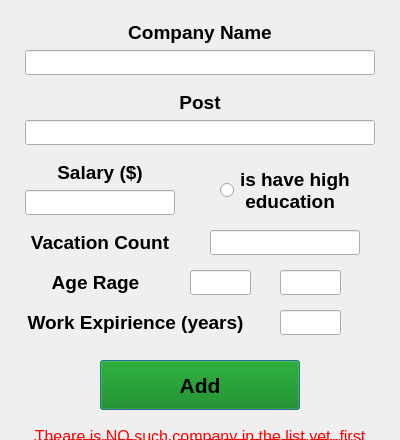
<?xml version="1.0" encoding="UTF-8"?>
<ui version="4.0">
 <class>DialogJobOpenings</class>
 <widget class="QDialog" name="DialogJobOpenings">
  <property name="geometry">
   <rect>
    <x>0</x>
    <y>0</y>
    <width>400</width>
    <height>440</height>
   </rect>
  </property>
  <property name="windowTitle">
   <string>Edit Job Openers</string>
  </property>
  <widget class="QLineEdit" name="EditCompanyName">
   <property name="geometry">
    <rect>
     <x>25</x>
     <y>50</y>
     <width>350</width>
     <height>25</height>
    </rect>
   </property>
  </widget>
  <widget class="QLabel" name="label">
   <property name="geometry">
    <rect>
     <x>110</x>
     <y>20</y>
     <width>180</width>
     <height>25</height>
    </rect>
   </property>
   <property name="font">
    <font>
     <pointsize>14</pointsize>
     <bold>true</bold>
    </font>
   </property>
   <property name="text">
    <string>Company Name</string>
   </property>
   <property name="alignment">
    <set>Qt::AlignCenter</set>
   </property>
  </widget>
  <widget class="QRadioButton" name="isHaveHighEducation">
   <property name="geometry">
    <rect>
     <x>220</x>
     <y>160</y>
     <width>191</width>
     <height>61</height>
    </rect>
   </property>
   <property name="font">
    <font>
     <pointsize>14</pointsize>
     <bold>true</bold>
    </font>
   </property>
   <property name="text">
    <string>is have high
 education</string>
   </property>
  </widget>
  <widget class="QLabel" name="label_5">
   <property name="geometry">
    <rect>
     <x>20</x>
     <y>270</y>
     <width>151</width>
     <height>25</height>
    </rect>
   </property>
   <property name="font">
    <font>
     <pointsize>14</pointsize>
     <bold>true</bold>
    </font>
   </property>
   <property name="text">
    <string>Age Rage</string>
   </property>
   <property name="alignment">
    <set>Qt::AlignCenter</set>
   </property>
  </widget>
  <widget class="QLabel" name="label_6">
   <property name="geometry">
    <rect>
     <x>10</x>
     <y>310</y>
     <width>251</width>
     <height>25</height>
    </rect>
   </property>
   <property name="font">
    <font>
     <pointsize>14</pointsize>
     <bold>true</bold>
    </font>
   </property>
   <property name="text">
    <string>Work Expirience (years)</string>
   </property>
   <property name="alignment">
    <set>Qt::AlignCenter</set>
   </property>
  </widget>
  <widget class="QPushButton" name="pushButton">
   <property name="geometry">
    <rect>
     <x>100</x>
     <y>360</y>
     <width>200</width>
     <height>50</height>
    </rect>
   </property>
   <property name="font">
    <font>
     <pointsize>16</pointsize>
     <bold>true</bold>
    </font>
   </property>
   <property name="styleSheet">
    <string notr="true">background-color: green</string>
   </property>
   <property name="text">
    <string>Add</string>
   </property>
  </widget>
  <widget class="QLabel" name="label_7">
   <property name="geometry">
    <rect>
     <x>110</x>
     <y>90</y>
     <width>180</width>
     <height>25</height>
    </rect>
   </property>
   <property name="font">
    <font>
     <pointsize>14</pointsize>
     <bold>true</bold>
    </font>
   </property>
   <property name="text">
    <string>Post</string>
   </property>
   <property name="alignment">
    <set>Qt::AlignCenter</set>
   </property>
  </widget>
  <widget class="QLineEdit" name="EditPost">
   <property name="geometry">
    <rect>
     <x>25</x>
     <y>120</y>
     <width>350</width>
     <height>25</height>
    </rect>
   </property>
  </widget>
  <widget class="QLabel" name="label_8">
   <property name="geometry">
    <rect>
     <x>10</x>
     <y>160</y>
     <width>180</width>
     <height>25</height>
    </rect>
   </property>
   <property name="font">
    <font>
     <pointsize>14</pointsize>
     <bold>true</bold>
    </font>
   </property>
   <property name="text">
    <string>Salary ($)</string>
   </property>
   <property name="alignment">
    <set>Qt::AlignCenter</set>
   </property>
  </widget>
  <widget class="QLineEdit" name="EditSalary">
   <property name="geometry">
    <rect>
     <x>25</x>
     <y>190</y>
     <width>150</width>
     <height>25</height>
    </rect>
   </property>
  </widget>
  <widget class="QLabel" name="label_9">
   <property name="geometry">
    <rect>
     <x>10</x>
     <y>230</y>
     <width>180</width>
     <height>25</height>
    </rect>
   </property>
   <property name="font">
    <font>
     <pointsize>14</pointsize>
     <bold>true</bold>
    </font>
   </property>
   <property name="text">
    <string>Vacation Count</string>
   </property>
   <property name="alignment">
    <set>Qt::AlignCenter</set>
   </property>
  </widget>
  <widget class="QLineEdit" name="EditVacationCount">
   <property name="geometry">
    <rect>
     <x>210</x>
     <y>230</y>
     <width>150</width>
     <height>25</height>
    </rect>
   </property>
  </widget>
  <widget class="QLineEdit" name="EditAdgeMin">
   <property name="geometry">
    <rect>
     <x>190</x>
     <y>270</y>
     <width>61</width>
     <height>25</height>
    </rect>
   </property>
  </widget>
  <widget class="QLineEdit" name="EditAdgeMax">
   <property name="geometry">
    <rect>
     <x>280</x>
     <y>270</y>
     <width>61</width>
     <height>25</height>
    </rect>
   </property>
  </widget>
  <widget class="QLineEdit" name="EditWorkExpirience">
   <property name="geometry">
    <rect>
     <x>280</x>
     <y>310</y>
     <width>61</width>
     <height>25</height>
    </rect>
   </property>
  </widget>
  <widget class="QLabel" name="Error_NoCompanyName">
   <property name="geometry">
    <rect>
     <x>20</x>
     <y>425</y>
     <width>360</width>
     <height>40</height>
    </rect>
   </property>
   <property name="font">
    <font>
     <pointsize>12</pointsize>
    </font>
   </property>
   <property name="styleSheet">
    <string notr="true">color: red</string>
   </property>
   <property name="text">
    <string>Theare is NO such company in the list yet, first
add this company.</string>
   </property>
   <property name="alignment">
    <set>Qt::AlignCenter</set>
   </property>
  </widget>
  <widget class="QLabel" name="Error_IncorrectSalary">
   <property name="geometry">
    <rect>
     <x>20</x>
     <y>425</y>
     <width>360</width>
     <height>40</height>
    </rect>
   </property>
   <property name="font">
    <font>
     <pointsize>12</pointsize>
    </font>
   </property>
   <property name="styleSheet">
    <string notr="true">color: red</string>
   </property>
   <property name="text">
    <string>INVALID data in the SALARY field.</string>
   </property>
   <property name="alignment">
    <set>Qt::AlignCenter</set>
   </property>
  </widget>
  <widget class="QLabel" name="Error_IncorrectVocationCount">
   <property name="geometry">
    <rect>
     <x>20</x>
     <y>425</y>
     <width>360</width>
     <height>40</height>
    </rect>
   </property>
   <property name="font">
    <font>
     <pointsize>12</pointsize>
    </font>
   </property>
   <property name="styleSheet">
    <string notr="true">color: red</string>
   </property>
   <property name="text">
    <string>INVALID data in the VACATION COUNT field.</string>
   </property>
   <property name="alignment">
    <set>Qt::AlignCenter</set>
   </property>
  </widget>
  <widget class="QLabel" name="Error_IncorrectAgeRage">
   <property name="geometry">
    <rect>
     <x>20</x>
     <y>425</y>
     <width>360</width>
     <height>40</height>
    </rect>
   </property>
   <property name="font">
    <font>
     <pointsize>12</pointsize>
    </font>
   </property>
   <property name="styleSheet">
    <string notr="true">color: red</string>
   </property>
   <property name="text">
    <string>INVALID data in the AGE RAGE field.</string>
   </property>
   <property name="alignment">
    <set>Qt::AlignCenter</set>
   </property>
  </widget>
  <widget class="QLabel" name="Error_IncorrectWorkExpirience">
   <property name="geometry">
    <rect>
     <x>20</x>
     <y>425</y>
     <width>360</width>
     <height>40</height>
    </rect>
   </property>
   <property name="font">
    <font>
     <pointsize>12</pointsize>
    </font>
   </property>
   <property name="styleSheet">
    <string notr="true">color: red</string>
   </property>
   <property name="text">
    <string>INVALID data in the WORK EXPIRIENCE field.</string>
   </property>
   <property name="alignment">
    <set>Qt::AlignCenter</set>
   </property>
  </widget>
 </widget>
 <resources/>
 <connections/>
</ui>
